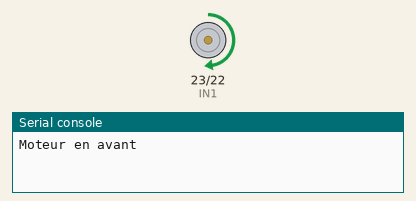
Simulated run of this program. Board: ESP32 board running MicroPython. Shown: motor-driver pin pairs drawn as motors (green arrow = first pin HIGH = forward, orange = second pin HIGH = backward, longer = more drive, scaled by the enable pin), the last lines printed to the serial console.

Above: at 2.5 s.
At 7.5 s:
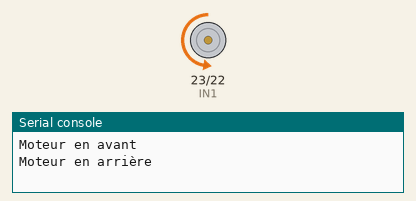
At 11.0 s:
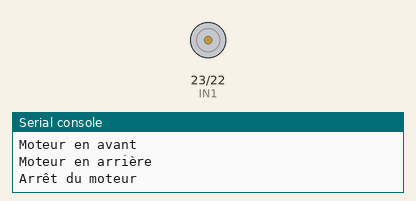
Timing chart, 0 to 15.6 s (numbered marks = the images above):
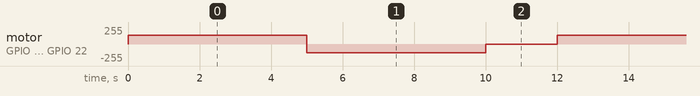

The program:

moteur_cc.py
```python
from machine import Pin, PWM
import time

# Configuration des broches
IN1 = Pin(23, Pin.OUT)
IN2 = Pin(22, Pin.OUT)
ENA = PWM(Pin(21), freq=1000, duty=0)  # Fréquence de 1 kHz

"""
IN3 = Pin(27, Pin.OUT)
IN4 = Pin(26, Pin.OUT)
ENB = PWM(Pin(25), freq=1000, duty=0)  # Fréquence de 1 kHz
"""
# Fonction pour faire tourner le moteur dans un sens
def turn_motor_forward(speed):
    IN1.on()
    IN2.off()
    ENA.duty(speed)

# Fonction pour faire tourner le moteur dans l'autre sens
def turn_motor_backward(speed):
    IN1.off()
    IN2.on()
    ENA.duty(speed)

"""
def turn_motor_right(speed):
    IN3.on()
    IN4.off()
    ENB.duty(speed)

def turn_motor_left(speed):
    IN3.off()
    IN4.on()
    ENB.duty(speed)
"""
# Fonction pour arrêter le moteur
def stop_motor():
    IN1.off()
    IN2.off()
    ENA.duty(0)
    """
    IN3.off()
    IN4.off()
    ENB.duty(0)
    """
# Boucle principale
try:
    while True:
        print("Moteur en avant")
        turn_motor_forward(512)  # 0-1023 (dans ce cas, 512 correspond à 50% de la vitesse)
        time.sleep(5)  # Tourne pendant 5 secondes

        print("Moteur en arrière")
        turn_motor_backward(512)  # Tourne dans l'autre sens
        time.sleep(5)  # Tourne pendant 5 secondes

        print("Arrêt du moteur")
        stop_motor()
        time.sleep(2)  # Pause de 2 secondes
except KeyboardInterrupt:
    # En cas d'interruption, arrêter le moteur
    stop_motor()
    print("Programme arrêté")
```

Measured:
- by itself, motor on GPIO 23 (IN1) / GPIO 22 (IN2): repeats every 12.0 s: backward 128/255 5.0 s, stopped 2.0 s, forward 128/255 5.0 s
